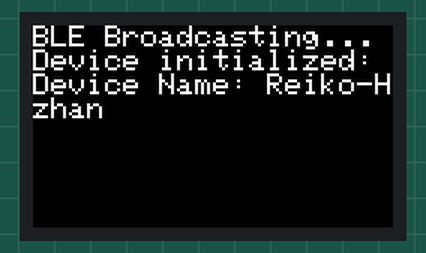
Simulated run of this sketch. Board: ESP32. Shown: 240×135 colour display. Nothing arrives over Bluetooth unless stated; a phone connects over Bluetooth LE 3 s after start.

Above: at 0.2 s.
At 3.2 s:
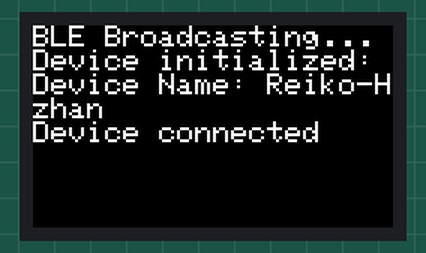

The sketch:

BLE_Peripheral_Application.ino
```cpp
#include <M5StickCPlus2.h>
#include <BLEDevice.h>
#include <BLEServer.h>
#include <BLEUtils.h>
#include <BLE2902.h>

#define DEVICE_NAME "Reiko-Hzhan"

// Define custom service UUID
#define SERVICE_UUID        "4fafc201-1fb5-459e-8fcc-c5c9c331914b"
// Define custom characteristic UUID
#define CHARACTERISTIC_UUID "beb5483e-36e1-4688-b7f5-ea07361b26a8"

BLEServer* pServer = NULL;
BLECharacteristic* pCharacteristic = NULL;
bool deviceConnected = false;
bool oldDeviceConnected = false;

// Connection callback class
class MyServerCallbacks: public BLEServerCallbacks {
    void onConnect(BLEServer* pServer) {
      deviceConnected = true;
      M5.Lcd.println("Device connected");
    };

    void onDisconnect(BLEServer* pServer) {
      deviceConnected = false;
      M5.Lcd.println("Device disconnected");
      // Restart advertising to be discoverable again
      pServer->getAdvertising()->start();
    }
};

void setup() {
  // Initialize M5StickCPlus2 device
  M5.begin();
  M5.Lcd.setRotation(3);  // Adjust screen orientation to match usage posture
  M5.Lcd.fillScreen(BLACK);
  M5.Lcd.setTextColor(WHITE);
  M5.Lcd.setTextSize(2);
  M5.Lcd.println("BLE Broadcasting...");

  // Initialize BLE device
  BLEDevice::init(DEVICE_NAME);

  // Create BLE server instance
  pServer = BLEDevice::createServer();
  pServer->setCallbacks(new MyServerCallbacks());

  // Create BLE service with custom UUID
  BLEService *pService = pServer->createService(SERVICE_UUID);

  // Create BLE characteristic with read/write/notify/indicate properties
  pCharacteristic = pService->createCharacteristic(
                      CHARACTERISTIC_UUID,
                      BLECharacteristic::PROPERTY_READ |
                      BLECharacteristic::PROPERTY_WRITE |
                      BLECharacteristic::PROPERTY_NOTIFY |
                      BLECharacteristic::PROPERTY_INDICATE
                    );

  // Add BLE 2902 descriptor (required for notify/indicate functions)
  pCharacteristic->addDescriptor(new BLE2902());

  // Start the BLE service
  pService->start();

  // Configure and start BLE advertising (make device discoverable)
  BLEAdvertising *pAdvertising = BLEDevice::getAdvertising();
  pAdvertising->addServiceUUID(SERVICE_UUID);  // Advertise the custom service
  pAdvertising->setScanResponse(true);         // Enable scan response
  pAdvertising->setMinPreferred(0x06);         // Set minimum preferred connection parameter (handles 0 internally)
  pAdvertising->setMinPreferred(0x12);         // Set additional minimum preferred parameter
  BLEDevice::startAdvertising();               // Start advertising process

  // Display device information on screen
  M5.Lcd.println("Device initialized:");
  M5.Lcd.print("Device Name: ");
  M5.Lcd.println(DEVICE_NAME);
}

void loop() {
  // Detect changes in BLE connection status
  if (deviceConnected != oldDeviceConnected) {
    oldDeviceConnected = deviceConnected;  // Update connection status flag
  }

  // Delay 30 seconds to maintain device activity (prevent idle sleep)
  delay(30000);
}
```
